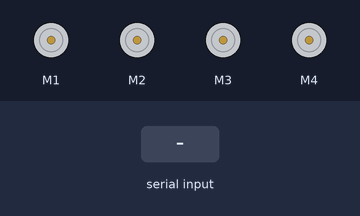
Simulated run of this sketch. Board: Arduino Uno, built with avr-gcc and run on an emulated ATmega328P. Shown: 4 × DC motor (green arrow = forward, orange = backward, longer = faster). Inputs (shaded band) come from the test bench. What the sketch prints to the serial monitor is not drawn.

Above: at 1.2 s.
1.3 s: "F" received over the second serial link
At 1.7 s:
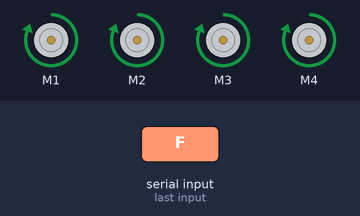
2.8 s: "B" received over the second serial link
At 3.9 s:
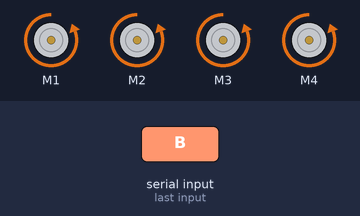
4.3 s: "R" received over the second serial link
At 5.1 s:
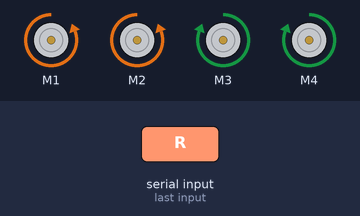
5.8 s: "L" received over the second serial link
At 6.3 s:
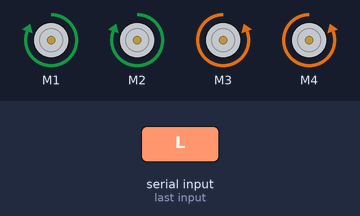
Timing chart, 0 to 8.3 s (numbered marks = the images above; inputs shaded):
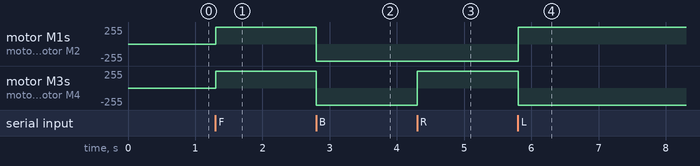

The sketch:

RC_car.ino
```cpp
#include <AFMotor.h>
#include <SoftwareSerial.h>
SoftwareSerial mySerial(A0, A1);


AF_DCMotor motor1(1);
AF_DCMotor motor2(2);
AF_DCMotor motor3(3);
AF_DCMotor motor4(4);

int Speed = 255;
char value;
void setup() {
  Serial.begin(9600);
  mySerial.begin(9600);

  motor1.setSpeed(Speed);
  motor2.setSpeed(Speed);
  motor3.setSpeed(Speed);
  motor4.setSpeed(Speed);
}

void loop() {
  if (mySerial.available() > 0) {
    value = mySerial.read();

  }
    Serial.println(value);
  if (value == 'F') {
    motor1.run(FORWARD);
    motor2.run(FORWARD);
    motor3.run(FORWARD);
    motor4.run(FORWARD);
  } else if (value == 'B') {
    motor1.run(BACKWARD);
    motor2.run(BACKWARD);
    motor3.run(BACKWARD);
    motor4.run(BACKWARD);


  } else if (value == 'R') {
    motor1.run(BACKWARD);
    motor2.run(BACKWARD);
    motor3.run(FORWARD);
    motor4.run(FORWARD);
  } else if (value == 'L') {
    motor1.run(FORWARD);
    motor2.run(FORWARD);
    motor3.run(BACKWARD);
    motor4.run(BACKWARD);
  }else {

    motor1.run(RELEASE);
    motor2.run(RELEASE);
    motor3.run(RELEASE);
    motor4.run(RELEASE);
  }
}
```

Measured:
- after the input at 1.3 s, motor M1–4: stopped → forward 255/255 at once
- after the input at 2.8 s, motor M1–4: forward 255/255 → backward 255/255 at once
- after the input at 4.3 s, motor M3, motor M4: backward 255/255 → forward 255/255 at once
- after the input at 5.8 s, motor M1, motor M2: backward 255/255 → forward 255/255 at once; motor M3, motor M4: forward 255/255 → backward 255/255 at once
